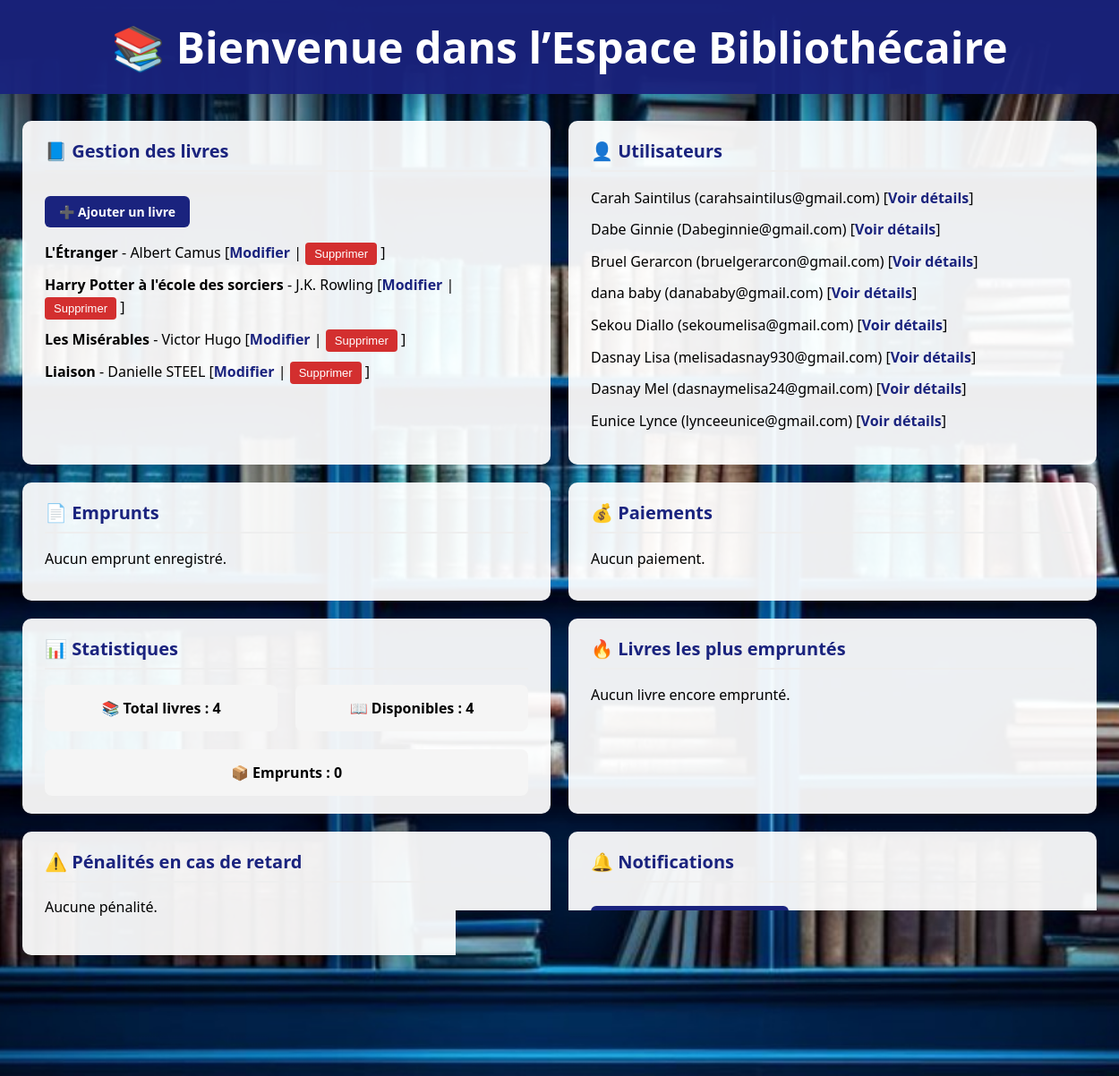
The page /espace-bibliothecaire (signed in) on the database its author committed.
### models.py (models this page shows)
class Livre(db.Model):
    id = db.Column(db.Integer, primary_key=True)
    titre = db.Column(db.String(150), nullable=False)
    auteur = db.Column(db.String(100), nullable=False)
    categorie = db.Column(db.String(100), nullable=False)
    date_publication = db.Column(db.String(20), nullable=False)
    disponible = db.Column(db.Boolean, default=True)
    isbn = db.Column(db.String(50))
    image = db.Column(db.String(255))

class Utilisateur(db.Model):
    id = db.Column(db.Integer, primary_key=True)
    nom = db.Column(db.String(100), nullable=False)
    email = db.Column(db.String(150), unique=True, nullable=False)
    mot_de_passe = db.Column(db.LargeBinary, nullable=False)

### app.py (the view, shortened to what this page needs)
@app.route('/espace-bibliothecaire')
def espace_bibliothecaire():
    if 'biblio_id' not in session:
        return redirect(url_for('login_bibliothecaire'))
    livres = Livre.query.all()
    utilisateurs = Utilisateur.query.all()
    emprunts = Emprunt.query.all()
    paiements = Paiement.query.all()
    total_livres = Livre.query.count()
    livres_disponibles = Livre.query.filter_by(disponible=True).count()
    total_emprunts = Emprunt.query.count()
    from sqlalchemy import func
    top_livres = db.session.query(
        Emprunt.livre_id, func.count(Emprunt.id).label('nb')
    ).group_by(Emprunt.livre_id).order_by(func.count(Emprunt.id).desc()).limit(3).all()
    top_livre_infos = [(Livre.query.get(livre_id), nb) for livre_id, nb in top_livres]
    PENALITE_PAR_JOUR = 1.0
    penalites = {}
    return render_template(
        'espace_bibliothecaire.html',
        livres=livres,
        utilisateurs=utilisateurs,
        emprunts=emprunts,
        paiements=paiements,
        total_livres=total_livres,
        livres_disponibles=livres_disponibles,
        total_emprunts=total_emprunts,
        top_livre_infos=top_livre_infos,
        penalites=penalites
    )

### templates/espace_bibliothecaire.html (shortened to what this page needs)
<!DOCTYPE html>
<html lang="fr">
<head>
</head>
<body>
<header>
  <h1>📚 Bienvenue dans l’Espace Bibliothécaire</h1>
</header>
<div class="container">
  <div class="section">
    <h2>📘 Gestion des livres</h2>
    <a href="{{ url_for('ajouter_livre') }}" class="btn">➕ Ajouter un livre</a>
    <ul>
      {% for livre in livres %}
        <li>
          <strong>{{ livre.titre }}</strong> - {{ livre.auteur }}
          [<a href="{{ url_for('modifier_livre', livre_id=livre.id) }}">Modifier</a> |
          <form action="{{ url_for('supprimer_livre', livre_id=livre.id) }}" method="POST" style="display:inline;">
            <button type="submit" class="btn-danger">Supprimer</button>
          </form>]
        </li>
      {% endfor %}
    </ul>
  </div>
  <div class="section">
    <h2>👤 Utilisateurs</h2>
    <ul>
      {% for user in utilisateurs %}
        <li>{{ user.nom }} ({{ user.email }})
        [<a href="{{ url_for('details_utilisateur', id=user.id) }}">Voir détails</a>]</li>
      {% endfor %}
    </ul>
  </div>
  <div class="section">
    <h2>📄 Emprunts</h2>
    {% if emprunts %}
      <ul>
        {% for emp in emprunts %}
          <li>ID Utilisateur: {{ emp.utilisateur_id }} → Livre ID {{ emp.livre_id }} le {{ emp.date_emprunt }}</li>
        {% endfor %}
      </ul>
    {% else %}
      <p>Aucun emprunt enregistré.</p>
    {% endif %}
  </div>
  <div class="section">
    <h2>💰 Paiements</h2>
    {% if paiements %}
      <ul>
        {% for p in paiements %}
          <li>{{ p.utilisateur.email }} a payé {{ p.montant }} € le {{ p.date_paiement }}</li>
        {% endfor %}
      </ul>
    {% else %}
      <p>Aucun paiement.</p>
    {% endif %}
  </div>
  <div class="section">
    <h2>📊 Statistiques</h2>
    <div class="stats">
      <div class="stat-box">📚 Total livres : {{ total_livres }}</div>
      <div class="stat-box">📖 Disponibles : {{ livres_disponibles }}</div>
      <div class="stat-box">📦 Emprunts : {{ total_emprunts }}</div>
    </div>
  </div>
  <div class="section">
    <h2>🔥 Livres les plus empruntés</h2>
    {% if top_livre_infos %}
      <ul>
        {% for livre, nb in top_livre_infos %}
          <li><strong>{{ livre.titre }}</strong> – {{ nb }} emprunts</li>
        {% endfor %}
      </ul>
    {% else %}
      <p>Aucun livre encore emprunté.</p>
    {% endif %}
  </div>
  <div class="section">
    <h2>⚠️ Pénalités en cas de retard</h2>
    {% if penalites %}
      <ul>
        {% for user_id, montant in penalites.items() %}
          {% set user = utilisateurs | selectattr('id', 'equalto', user_id) | list | first %}
          <li>{{ user.nom }} ({{ user.email }}) : <strong class="danger">{{ montant }} €</strong></li>
        {% endfor %}
      </ul>
    {% else %}
      <p>Aucune pénalité.</p>
    {% endif %}
  </div>
  <div class="section">
    <h2>🔔 Notifications</h2>
    <a href="{{ url_for('ajouter_notification') }}" class="btn">➕ Ajouter une notification</a>
  </div>
</div>
<footer>
  <a href="{{ url_for('logout_bibliothecaire') }}" class="btn">🚪 Déconnexion</a>
</footer>
</body>
</html>

### rows shown on the page
Livre: titre "L'Étranger", auteur "Albert Camus"
Livre: titre "Harry Potter à l'école des sorciers", auteur "J.K. Rowling"
Livre: titre "Les Misérables", auteur "Victor Hugo"
Livre: titre "Liaison", auteur "Danielle STEEL"
Utilisateur: nom "Carah Saintilus", email "carahsaintilus@gmail.com"
Utilisateur: nom "Dabe Ginnie", email "Dabeginnie@gmail.com"
Utilisateur: nom "Bruel Gerarcon", email "bruelgerarcon@gmail.com"
Utilisateur: nom "dana baby", email "danababy@gmail.com"
Utilisateur: nom "Sekou Diallo", email "sekoumelisa@gmail.com"
Utilisateur: nom "Dasnay Lisa", email "melisadasnay930@gmail.com"
Utilisateur: nom "Dasnay Mel", email "dasnaymelisa24@gmail.com"
Utilisateur: nom "Eunice Lynce", email "lynceeunice@gmail.com"

### other values the page prints
{{ total_livres }} "4"
{{ livres_disponibles }} "4"
{{ total_emprunts }} "0"
